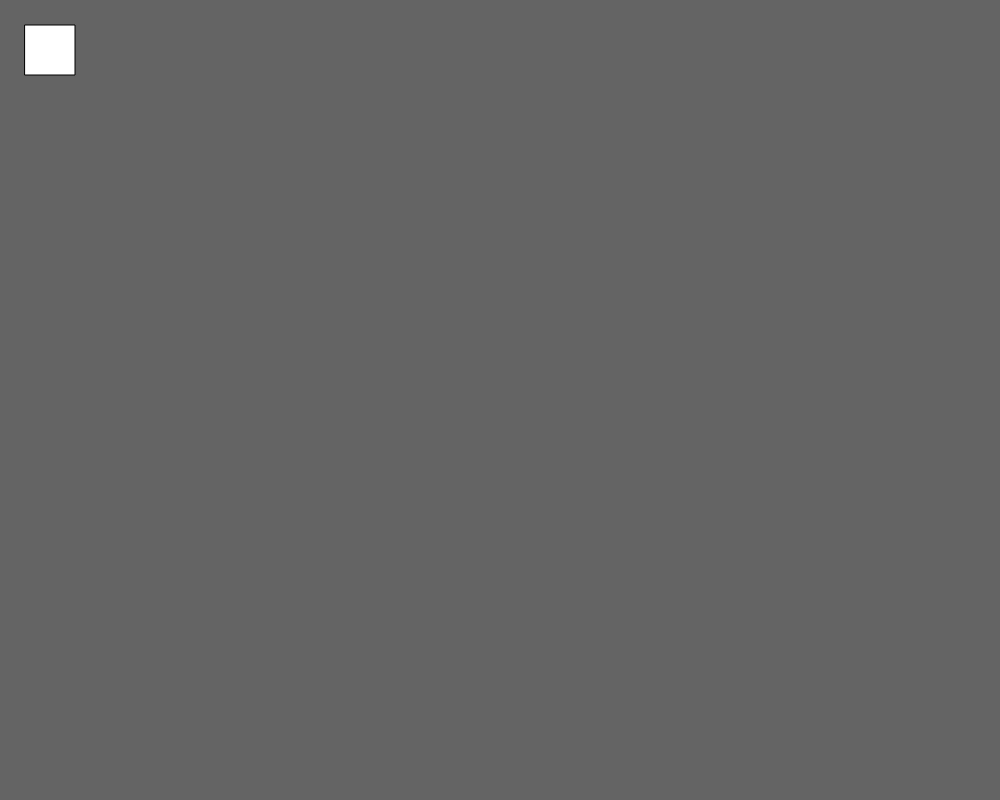
Frame 1 (no input)
Frame 60 (no input): identical to frame 1, image omitted
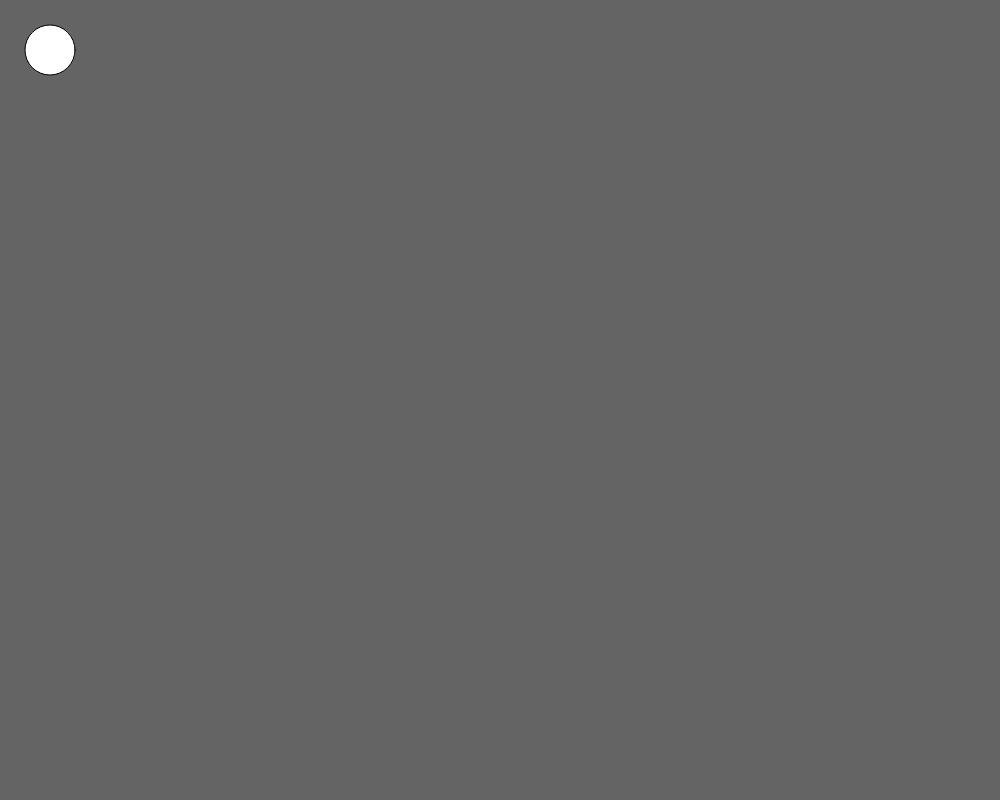
Frame 120 (the mouse pressed at the canvas centre since frame 60)

The p5.js sketch that drew these frames (run headless with seeded random() and noise() and a simulated clock; from frame 60 on, the mouse is pressed at the canvas centre):

// p5.js sketch
// ── sketch.js
function setup() {
  // put setup code here
createCanvas(1000,800);




}

function draw() {
  // put drawing code here
background (100);
  if (mouseIsPressed) {
     ellipse(50, 50, 50, 50);
   } else {
     rect(25, 25, 50, 50);
   }






}
